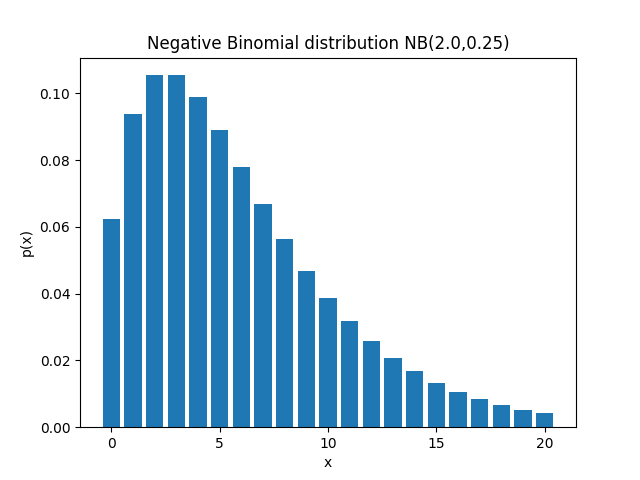

Write Python code to recreate this figure.
from math import factorial
import matplotlib.pyplot as plt
import numpy as np

p = 1/4.0
r = 2.0
# to N th term do you want to end?
N = 21

pmf = []

# choose function
# returns a float


def choose(n, k):
    return factorial(n)/factorial(k)/factorial(n-k)

# use matplotlib.pyplot to print out a bar graph


def draw(pmf):
    plt.bar(np.arange(N), pmf)
    plt.xlabel('x')
    plt.ylabel('p(x)')
    plt.title('Negative Binomial distribution NB({},{})'.format(r, p))
    plt.show()


def printMD(pmf):
    odd = 0.0
    even = 0.0
    print("z  | p(Z=z)")
    print("---|---")

    for i, j in enumerate(pmf):
        print('{:<2} | {:3.4f}'.format(i, j))
        if i % 2:
            odd += j
        else:
            even += j

    print('total sum of odd possibilties from 0 to {}:{:3.4f}'.format(N, odd))
    print('total sum of even possibilties from 0 to {}:{:3.4f}'.format(N, even))


for z in range(N):
    pmf.append(choose(z+r-1, r-1)*p**r*(1-p)**z)

# print markdown
printMD(pmf)
# draw a bar graph
draw(pmf)
